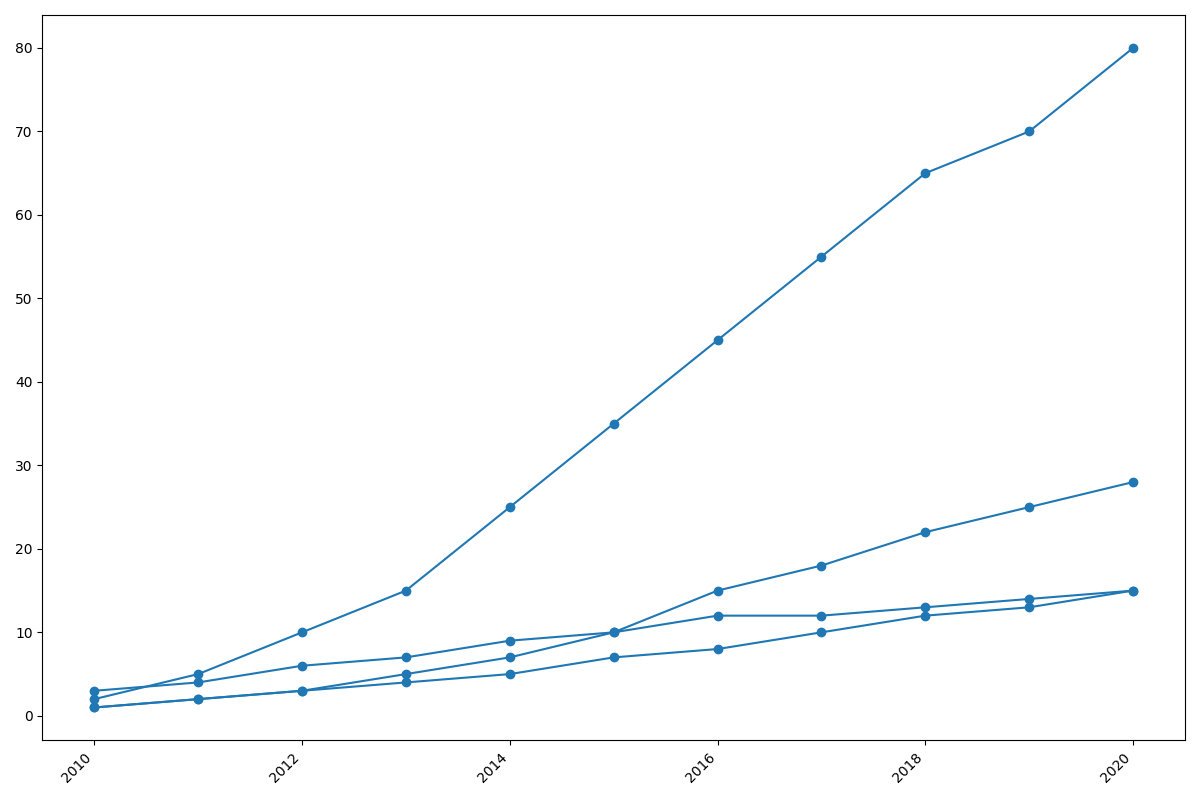

Source code (Python):
import matplotlib.pyplot as plt
import numpy as np

years = np.arange(2010, 2021)
streaming_services = np.array([2, 5, 10, 15, 25, 35, 45, 55, 65, 70, 80])
podcasts = np.array([1, 2, 3, 5, 7, 10, 15, 18, 22, 25, 28])
ebooks = np.array([1, 2, 3, 4, 5, 7, 8, 10, 12, 13, 15])
online_magazines = np.array([3, 4, 6, 7, 9, 10, 12, 12, 13, 14, 15])

fig, ax = plt.subplots(figsize=(12, 8))

consistent_color = '#1f77b4' 

ax.plot(years, streaming_services, marker='o', color=consistent_color)
ax.plot(years, podcasts, marker='o', color=consistent_color)
ax.plot(years, ebooks, marker='o', color=consistent_color)
ax.plot(years, online_magazines, marker='o', color=consistent_color)

plt.xticks(rotation=45, ha='right')

plt.tight_layout()

plt.show()
